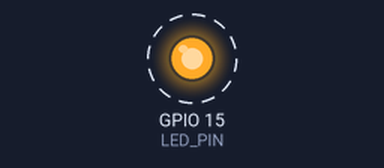
Bench run of a program on a simulated ESP32-S2. On the bench: output pins drawn as LEDs (lit = HIGH). Dashed ring = blinking.

Above: at 0.2 s.
Timing chart, 0 to 3.0 s (numbered marks = the images above):
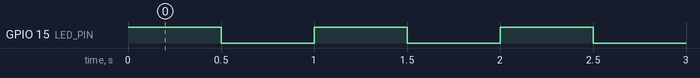

Measured:
- by itself, GPIO 15 (LED_PIN): alternates HIGH for 0.50 s and LOW for 0.50 s

The program:

main.cpp
```cpp
#include <Arduino.h>

// Definindo o pino do LED
#define LED_PIN 15

// Task que vai controlar o piscar do LED
void blinkTask(void *pvParameters) {
  (void) pvParameters;
  pinMode(LED_PIN, OUTPUT);

  while (true) {
    digitalWrite(LED_PIN, HIGH);
    vTaskDelay(pdMS_TO_TICKS(500));  // Espera 500ms
    digitalWrite(LED_PIN, LOW);
    vTaskDelay(pdMS_TO_TICKS(500));  // Espera 500ms
  }
}

void setup() {
  // Criação da task Blink com prioridade baixa
  xTaskCreate(
    blinkTask,       // Função da task
    "BlinkTask",     // Nome da task
    1024,            // Tamanho da stack
    NULL,            // Parâmetro passado
    1,               // Prioridade
    NULL             // Handle da task (não usado aqui)
  );
}

void loop() {
  // Nada a fazer aqui – tudo está sendo feito pela task
}
```
